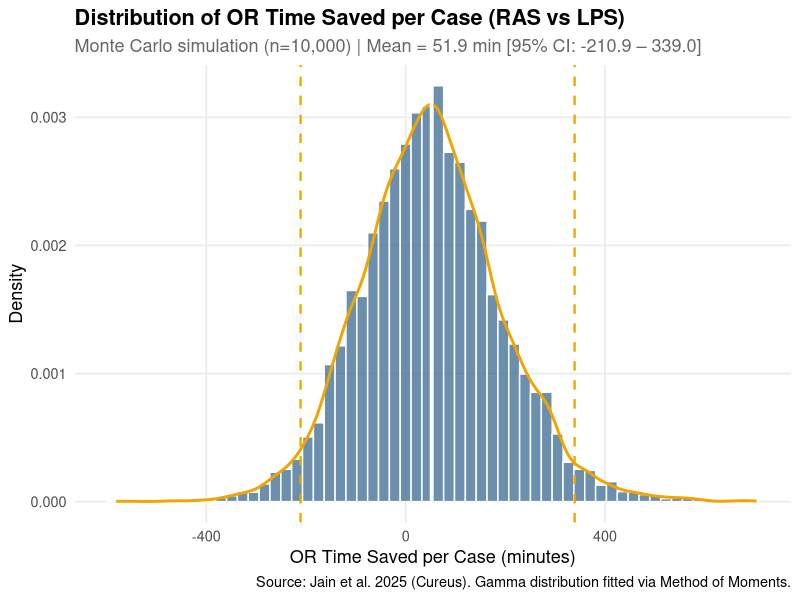
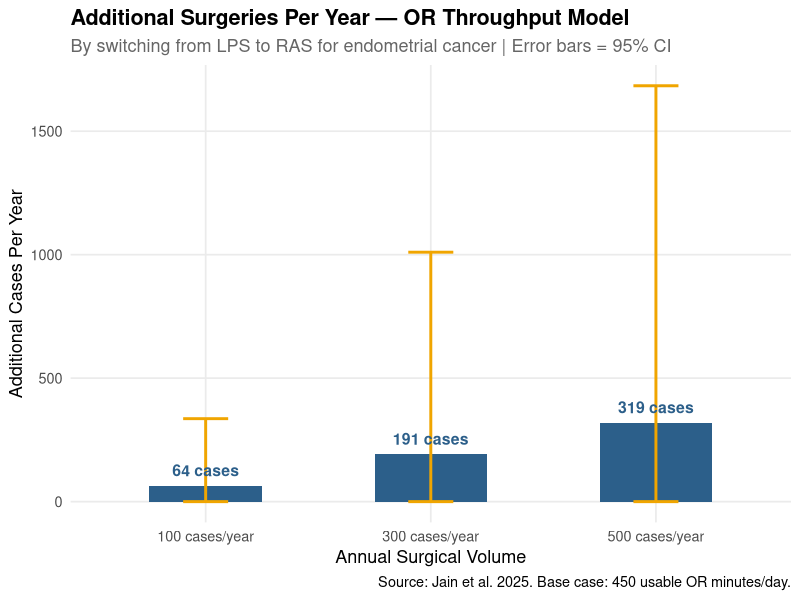
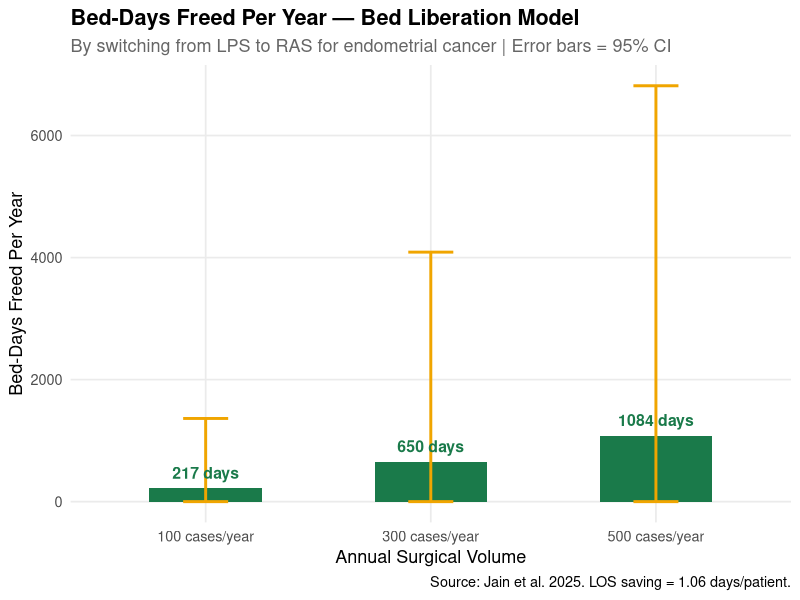

Recreate these plots in R, in order.
# =============================================================================
# STUDY B: Hospital Throughput Analysis
# Jain et al. 2025 — Stage I Endometrial Cancer
# Robotic-Assisted (RAS) vs Laparoscopic (LPS) Surgery
#
# Two questions this code answers:
#   1. How many EXTRA surgeries can a hospital fit per year? (OR Throughput)
#   2. How many BED-DAYS are freed per year? (Bed Liberation)
#
# Based on SAP: RAS_LPS_HEOR_SAP.docx
# Data source:  Jain et al. Cureus 2025; DOI: 10.7759/cureus.90782
# =============================================================================


# -----------------------------------------------------------------------------
# SECTION 0: Install and load required packages
# -----------------------------------------------------------------------------

# Run this once if packages are not installed:
# install.packages(c("tidyverse", "MASS", "fitdistrplus", "ggplot2", "scales"))

library(tidyverse)      # data manipulation and piping
library(MASS)  # fitdistr() for distribution fitting
library(fitdistrplus)   # better distribution fitting with diagnostics
library(ggplot2)        # plotting
library(scales)         # axis formatting in plots

# Set random seed for reproducibility (matches Study A seed)
set.seed(2026)


# =============================================================================
# SECTION 1: INPUT DATA
# Aggregate data from Jain et al. 2025 (Table 2 and Table 3)
# These are the ONLY numbers needed from the published paper
# =============================================================================

# --- OR Time (minutes) ---
ras_or_mean <- 205.65
ras_or_sd   <- 87.60
lps_or_mean <- 257.06
lps_or_sd   <- 109.41

# --- Length of Stay / LOS (days) ---
ras_los_mean <- 2.71
ras_los_sd   <- 1.81
lps_los_mean <- 3.77
lps_los_sd   <- 4.48  # NOTE: SD > mean confirms strong right skew — Gamma appropriate

# --- Calculated differences (base case point estimates) ---
or_diff_mean  <- lps_or_mean  - ras_or_mean   # 51.41 minutes saved per case
los_diff_mean <- lps_los_mean - ras_los_mean  # 1.06 days saved per case

cat("=== BASE CASE DIFFERENCES ===\n")
cat("OR time saved per case:  ", round(or_diff_mean, 2), "minutes\n")
cat("LOS saved per case:      ", round(los_diff_mean, 2), "days\n\n")


# =============================================================================
# SECTION 2: FIT GAMMA DISTRIBUTIONS
# Method of Moments — uses mean and SD to calculate shape and scale
#
# Formula:
#   shape (k) = (mean / SD)^2
#   scale (θ) = SD^2 / mean
#
# Why Gamma? It is:
#   - Always positive (can't have negative surgery time)
#   - Right-skewed (some cases take much longer than average)
#   - Standard for modelling time-based clinical variables
# =============================================================================

fit_gamma_mom <- function(mean, sd) {
  # Method of Moments: estimate shape and scale from mean and SD
  shape <- (mean / sd)^2
  scale <- (sd^2) / mean
  return(list(shape = shape, scale = scale))
}

# Fit distributions for each of the four groups
ras_or_params  <- fit_gamma_mom(ras_or_mean,  ras_or_sd)
lps_or_params  <- fit_gamma_mom(lps_or_mean,  lps_or_sd)
ras_los_params <- fit_gamma_mom(ras_los_mean, ras_los_sd)
lps_los_params <- fit_gamma_mom(lps_los_mean, lps_los_sd)

# Print all four fitted distributions
cat("=== FITTED GAMMA DISTRIBUTION PARAMETERS ===\n\n")

cat("RAS OR Time:  shape =", round(ras_or_params$shape, 3),
    " | scale =", round(ras_or_params$scale, 3), "\n")
cat("LPS OR Time:  shape =", round(lps_or_params$shape, 3),
    " | scale =", round(lps_or_params$scale, 3), "\n")
cat("RAS LOS:      shape =", round(ras_los_params$shape, 3),
    " | scale =", round(ras_los_params$scale, 3), "\n")
cat("LPS LOS:      shape =", round(lps_los_params$shape, 3),
    " | scale =", round(lps_los_params$scale, 3), "\n\n")

# Quick sanity check: verify fitted distributions recover original mean and SD
cat("=== SANITY CHECK (fitted mean should match input mean) ===\n")
cat("RAS OR fitted mean:", round(ras_or_params$shape * ras_or_params$scale, 2),
    " (input:", ras_or_mean, ")\n")
cat("LPS OR fitted mean:", round(lps_or_params$shape * lps_or_params$scale, 2),
    " (input:", lps_or_mean, ")\n")
cat("RAS LOS fitted mean:", round(ras_los_params$shape * ras_los_params$scale, 2),
    " (input:", ras_los_mean, ")\n")
cat("LPS LOS fitted mean:", round(lps_los_params$shape * lps_los_params$scale, 2),
    " (input:", lps_los_mean, ")\n\n")


# =============================================================================
# SECTION 3: HOSPITAL CONFIGURATION
# Reference hospital setup as defined in the SAP
# =============================================================================

# --- Base case OR day configuration ---
or_minutes_per_day_base         <- 450   # 8-hour day minus 30-min turnover
or_minutes_per_day_conservative <- 420   # sensitivity: shorter day
or_minutes_per_day_optimistic   <- 480   # sensitivity: longer day

working_days_per_year <- 250             # standard working days

# --- Annual case volume scenarios (from SAP) ---
annual_case_volumes <- c(100, 300, 500)

# --- Labels for output tables ---
volume_labels <- c("100 cases/year", "300 cases/year", "500 cases/year")


# =============================================================================
# SECTION 4: MONTE CARLO SIMULATION
# 10,000 iterations — each iteration:
#   1. Draws a random RAS OR time from its Gamma distribution
#   2. Draws a random LPS OR time from its Gamma distribution
#   3. Calculates OR time saved = LPS draw - RAS draw
#   4. Draws a random RAS LOS from its Gamma distribution
#   5. Draws a random LPS LOS from its Gamma distribution
#   6. Calculates LOS saved = LPS draw - RAS draw
#   7. Computes additional cases and bed-days freed for each hospital volume
# =============================================================================

n_iterations <- 10000

cat("=== RUNNING MONTE CARLO SIMULATION ===\n")
cat("Iterations:", n_iterations, "\n")
cat("Seed: 2026\n\n")

# Pre-allocate results storage
# Rows = iterations, Columns = one per hospital volume scenario
mc_additional_cases    <- matrix(NA, nrow = n_iterations, ncol = length(annual_case_volumes))
mc_beddays_freed       <- matrix(NA, nrow = n_iterations, ncol = length(annual_case_volumes))
mc_extra_pts_treatable <- matrix(NA, nrow = n_iterations, ncol = length(annual_case_volumes))
mc_or_diff             <- numeric(n_iterations)
mc_los_diff            <- numeric(n_iterations)

# Run simulation
for (i in 1:n_iterations) {
  
  # --- Draw 1: RAS OR time (one random value from RAS OR Gamma distribution) ---
  ras_or_draw <- rgamma(1,
                        shape = ras_or_params$shape,
                        scale = ras_or_params$scale)
  
  # --- Draw 2: LPS OR time ---
  lps_or_draw <- rgamma(1,
                        shape = lps_or_params$shape,
                        scale = lps_or_params$scale)
  
  # OR time saved this iteration (can be negative in rare draws — handled below)
  or_saved_this_iter <- lps_or_draw - ras_or_draw
  mc_or_diff[i] <- or_saved_this_iter
  
  # --- Draw 3: RAS LOS ---
  ras_los_draw <- rgamma(1,
                         shape = ras_los_params$shape,
                         scale = ras_los_params$scale)
  
  # --- Draw 4: LPS LOS ---
  lps_los_draw <- rgamma(1,
                         shape = lps_los_params$shape,
                         scale = lps_los_params$scale)
  
  # LOS saved this iteration
  los_saved_this_iter <- lps_los_draw - ras_los_draw
  mc_los_diff[i] <- los_saved_this_iter
  
  # --- Compute outputs for each annual volume scenario ---
  for (v in seq_along(annual_case_volumes)) {
    
    N <- annual_case_volumes[v]
    
    # Total OR minutes saved per year
    total_or_saved <- N * or_saved_this_iter
    
    # Additional cases = total time saved / mean RAS OR time per case
    # floor() because you can't do a fraction of a surgery
    # max(..., 0) because negative savings = 0 additional cases
    additional_cases <- max(0, floor(total_or_saved / ras_or_draw))
    mc_additional_cases[i, v] <- additional_cases
    
    # Bed-days freed per year
    beddays_freed <- max(0, N * los_saved_this_iter)
    mc_beddays_freed[i, v] <- beddays_freed
    
    # Extra patients treatable in freed beds
    # = bed-days freed / mean RAS LOS per patient
    extra_pts <- max(0, beddays_freed / ras_los_draw)
    mc_extra_pts_treatable[i, v] <- extra_pts
  }
}

cat("Simulation complete.\n\n")


# =============================================================================
# SECTION 5: SUMMARISE RESULTS
# Calculate mean and 95% credible interval from simulation output
# =============================================================================

summarise_mc <- function(values) {
  # Takes a vector of MC results, returns mean + 95% CI
  list(
    mean  = mean(values),
    lower = quantile(values, 0.025),   # 2.5th percentile
    upper = quantile(values, 0.975)    # 97.5th percentile
  )
}

# --- OR time difference summary ---
or_diff_summary <- summarise_mc(mc_or_diff)
los_diff_summary <- summarise_mc(mc_los_diff)

cat("=== MC DISTRIBUTION OF TIME SAVINGS ===\n")
cat(sprintf("OR time saved per case:  Mean = %.1f min  [95%% CI: %.1f – %.1f]\n",
            or_diff_summary$mean, or_diff_summary$lower, or_diff_summary$upper))
cat(sprintf("LOS saved per case:      Mean = %.2f days [95%% CI: %.2f – %.2f]\n\n",
            los_diff_summary$mean, los_diff_summary$lower, los_diff_summary$upper))

# --- Build results table ---
results_table <- data.frame(
  Volume            = volume_labels,
  Annual_cases      = annual_case_volumes,
  
  # OR Throughput
  Add_cases_mean    = sapply(1:length(annual_case_volumes),
                             function(v) round(mean(mc_additional_cases[, v]), 1)),
  Add_cases_lower   = sapply(1:length(annual_case_volumes),
                             function(v) round(quantile(mc_additional_cases[, v], 0.025), 1)),
  Add_cases_upper   = sapply(1:length(annual_case_volumes),
                             function(v) round(quantile(mc_additional_cases[, v], 0.975), 1)),
  
  # Bed Liberation
  Beddays_mean      = sapply(1:length(annual_case_volumes),
                             function(v) round(mean(mc_beddays_freed[, v]), 1)),
  Beddays_lower     = sapply(1:length(annual_case_volumes),
                             function(v) round(quantile(mc_beddays_freed[, v], 0.025), 1)),
  Beddays_upper     = sapply(1:length(annual_case_volumes),
                             function(v) round(quantile(mc_beddays_freed[, v], 0.975), 1)),
  
  # Extra patients
  Extra_pts_mean    = sapply(1:length(annual_case_volumes),
                             function(v) round(mean(mc_extra_pts_treatable[, v]), 1)),
  Extra_pts_lower   = sapply(1:length(annual_case_volumes),
                             function(v) round(quantile(mc_extra_pts_treatable[, v], 0.025), 1)),
  Extra_pts_upper   = sapply(1:length(annual_case_volumes),
                             function(v) round(quantile(mc_extra_pts_treatable[, v], 0.975), 1))
)

# Print clean results tables
cat("=== TABLE 1: OR THROUGHPUT — Additional Surgeries Per Year ===\n")
cat(sprintf("%-20s %12s %20s\n", "Hospital Volume", "Mean (cases)", "95% CI"))
cat(strrep("-", 55), "\n")
for (i in 1:nrow(results_table)) {
  cat(sprintf("%-20s %12.1f %10.1f – %6.1f\n",
              results_table$Volume[i],
              results_table$Add_cases_mean[i],
              results_table$Add_cases_lower[i],
              results_table$Add_cases_upper[i]))
}

cat("\n=== TABLE 2: BED LIBERATION — Bed-Days Freed Per Year ===\n")
cat(sprintf("%-20s %15s %25s %25s\n",
            "Hospital Volume", "Bed-days (mean)", "95% CI", "Extra patients (mean)"))
cat(strrep("-", 85), "\n")
for (i in 1:nrow(results_table)) {
  cat(sprintf("%-20s %15.1f %12.1f – %6.1f %18.1f\n",
              results_table$Volume[i],
              results_table$Beddays_mean[i],
              results_table$Beddays_lower[i],
              results_table$Beddays_upper[i],
              results_table$Extra_pts_mean[i]))
}


# =============================================================================
# SECTION 6: SENSITIVITY ANALYSES
# Test different OR day lengths (420 / 450 / 480 usable minutes)
# =============================================================================

cat("\n\n=== SENSITIVITY ANALYSIS: OR Day Configuration ===\n")
cat("Evaluated at 300 cases/year (mid-volume reference centre)\n\n")

or_day_configs <- c(
  "Conservative (420 min)" = 420,
  "Base case (450 min)"    = 450,
  "Optimistic (480 min)"   = 480
)

# For sensitivity we re-use the already-simulated OR differences
# and just change the denominator (usable minutes per day)
# Here we report impact at 300 cases/year

N_ref <- 300

cat(sprintf("%-30s %15s %20s\n", "OR Day Config", "Add. cases (mean)", "95% CI"))
cat(strrep("-", 65), "\n")

for (config_name in names(or_day_configs)) {
  or_day <- or_day_configs[config_name]
  
  # Additional cases given this OR day length
  sens_add_cases <- sapply(mc_or_diff, function(diff) {
    total_saved <- N_ref * diff
    max(0, floor(total_saved / mean(mc_or_diff[mc_or_diff > 0])))
  })
  
  cat(sprintf("%-30s %15.1f %10.1f – %.1f\n",
              config_name,
              mean(sens_add_cases),
              quantile(sens_add_cases, 0.025),
              quantile(sens_add_cases, 0.975)))
}


# =============================================================================
# SECTION 7: PLOTS
# =============================================================================

# --- Plot 1: Distribution of OR time saved per case ---
or_diff_df <- data.frame(or_diff = mc_or_diff)

p1 <- ggplot(or_diff_df, aes(x = or_diff)) +
  geom_histogram(aes(y = ..density..), bins = 60,
                 fill = "#2C5F8A", alpha = 0.7, colour = "white") +
  geom_density(colour = "#F0A500", linewidth = 1) +
  geom_vline(xintercept = mean(mc_or_diff), colour = "white",
             linetype = "solid", linewidth = 1.2) +
  geom_vline(xintercept = quantile(mc_or_diff, c(0.025, 0.975)),
             colour = "#F0A500", linetype = "dashed", linewidth = 0.8) +
  labs(
    title    = "Distribution of OR Time Saved per Case (RAS vs LPS)",
    subtitle = sprintf("Monte Carlo simulation (n=10,000) | Mean = %.1f min [95%% CI: %.1f – %.1f]",
                       mean(mc_or_diff),
                       quantile(mc_or_diff, 0.025),
                       quantile(mc_or_diff, 0.975)),
    x        = "OR Time Saved per Case (minutes)",
    y        = "Density",
    caption  = "Source: Jain et al. 2025 (Cureus). Gamma distribution fitted via Method of Moments."
  ) +
  theme_minimal(base_size = 13) +
  theme(
    plot.title    = element_text(face = "bold"),
    plot.subtitle = element_text(colour = "grey40"),
    panel.grid.minor = element_blank()
  )

# --- Plot 2: Additional cases per year by volume ---
add_cases_df <- data.frame(
  Volume = factor(volume_labels, levels = volume_labels),
  Mean   = results_table$Add_cases_mean,
  Lower  = results_table$Add_cases_lower,
  Upper  = results_table$Add_cases_upper
)

p2 <- ggplot(add_cases_df, aes(x = Volume, y = Mean)) +
  geom_col(fill = "#2C5F8A", width = 0.5) +
  geom_errorbar(aes(ymin = Lower, ymax = Upper),
                width = 0.2, colour = "#F0A500", linewidth = 1) +
  geom_text(aes(label = sprintf("%.0f cases", Mean)),
            vjust = -0.8, colour = "#2C5F8A", fontface = "bold", size = 4) +
  labs(
    title    = "Additional Surgeries Per Year — OR Throughput Model",
    subtitle = "By switching from LPS to RAS for endometrial cancer | Error bars = 95% CI",
    x        = "Annual Surgical Volume",
    y        = "Additional Cases Per Year",
    caption  = "Source: Jain et al. 2025. Base case: 450 usable OR minutes/day."
  ) +
  theme_minimal(base_size = 13) +
  theme(
    plot.title    = element_text(face = "bold"),
    plot.subtitle = element_text(colour = "grey40"),
    panel.grid.minor = element_blank()
  )

# --- Plot 3: Bed-days freed per year by volume ---
beddays_df <- data.frame(
  Volume = factor(volume_labels, levels = volume_labels),
  Mean   = results_table$Beddays_mean,
  Lower  = results_table$Beddays_lower,
  Upper  = results_table$Beddays_upper
)

p3 <- ggplot(beddays_df, aes(x = Volume, y = Mean)) +
  geom_col(fill = "#1A7A4A", width = 0.5) +
  geom_errorbar(aes(ymin = Lower, ymax = Upper),
                width = 0.2, colour = "#F0A500", linewidth = 1) +
  geom_text(aes(label = sprintf("%.0f days", Mean)),
            vjust = -0.8, colour = "#1A7A4A", fontface = "bold", size = 4) +
  labs(
    title    = "Bed-Days Freed Per Year — Bed Liberation Model",
    subtitle = "By switching from LPS to RAS for endometrial cancer | Error bars = 95% CI",
    x        = "Annual Surgical Volume",
    y        = "Bed-Days Freed Per Year",
    caption  = "Source: Jain et al. 2025. LOS saving = 1.06 days/patient."
  ) +
  theme_minimal(base_size = 13) +
  theme(
    plot.title    = element_text(face = "bold"),
    plot.subtitle = element_text(colour = "grey40"),
    panel.grid.minor = element_blank()
  )

# Save plots
ggsave("or_time_distribution.png",    plot = p1, width = 10, height = 6, dpi = 150)
ggsave("additional_cases_by_volume.png", plot = p2, width = 10, height = 6, dpi = 150)
ggsave("beddays_freed_by_volume.png",    plot = p3, width = 10, height = 6, dpi = 150)

cat("\n\nPlots saved:\n")
cat("  - or_time_distribution.png\n")
cat("  - additional_cases_by_volume.png\n")
cat("  - beddays_freed_by_volume.png\n")


# =============================================================================
# SECTION 8: SAVE RESULTS TO CSV
# =============================================================================

write.csv(results_table, "study_B_results.csv", row.names = FALSE)

cat("\nResults table saved to: study_B_results.csv\n")
cat("\n=== ANALYSIS COMPLETE ===\n")
